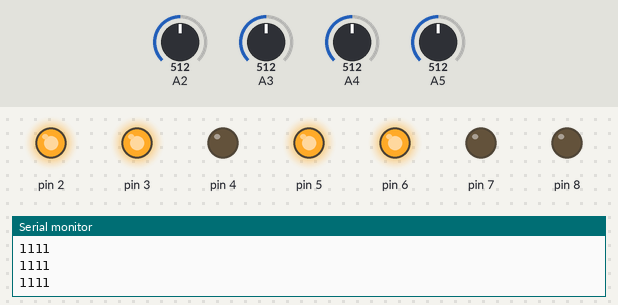
Recording of a sketch running on a simulated Arduino Uno, built with avr-gcc and run on an emulated ATmega328P. On the bench: output pins drawn as LEDs (lit = HIGH), the last lines printed to the serial monitor. The inputs (shaded band) are chosen by the test bench; at power-on: A2 = 512, A3 = 512, A4 = 512, A5 = 512.

Above: at 1.9 s.
2.0 s: A2 set to 265
3.5 s: A2 set to 240
At 4.5 s:
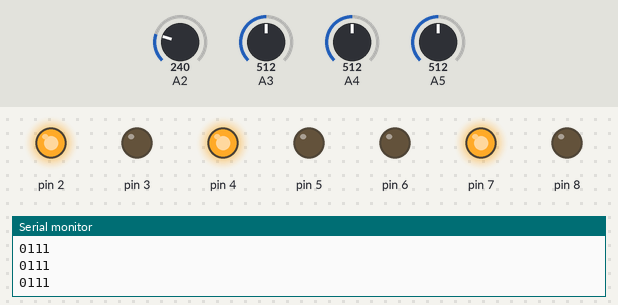
5.2 s: A3 set to 266
6.7 s: A3 set to 238
At 7.1 s:
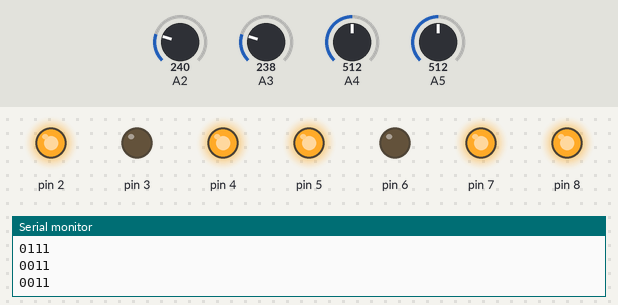
8.2 s: A4 set to 266
9.7 s: A4 set to 241
At 10.8 s:
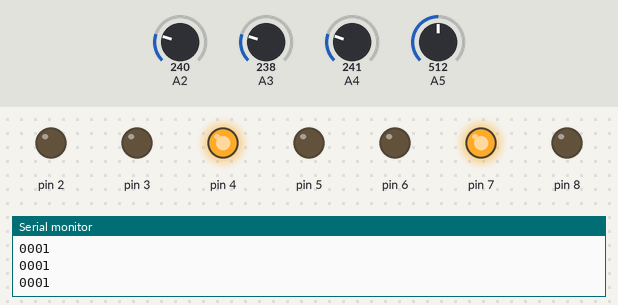
Timing chart, 0 to 12.2 s (numbered marks = the images above; inputs shaded):
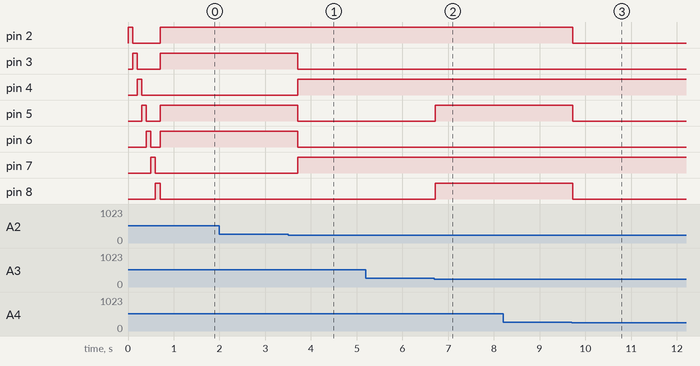

The sketch:

sevensegment.ino
```cpp
/* sevensegment.ino
 *
 *  Code for the second of two arduinos.
 *  It reads the output value of a binary adder,
 *  converts it to decimal and writes the value
 *  to a sevensegment display
 *
 *  Coded by lrshsl and cmsuisse (github.com)
 */


// Pins of sevensegment display
const uint8_t sevenSegPins[] {2, 3, 4, 5, 6, 7, 8};

// Input pins
const uint8_t analogInputPins[] {A2, A3, A4, A5};

// Lookup table for sevensegment display
const uint8_t graphics_buffer[18][7] = {
  {1,1,1,0,1,1,1},  // 0
  {0,0,1,0,0,1,0},  // 1
  {1,0,1,1,1,0,1},  // 2
  {1,0,1,1,0,1,1},  // 3
  {0,1,1,1,0,1,0},  // 4
  {1,1,0,1,0,1,1},  // 5
  {1,1,0,1,1,1,1},  // 6
  {1,0,1,0,0,1,0},  // 7
  {1,1,1,1,1,1,1},  // 8
  {1,1,1,1,0,1,1},  // 9

  {1,1,1,1,1,1,0},  // A  (10)
  {0,1,0,1,1,1,1},  // b  (11)
  {1,1,0,0,1,0,1},  // C  (12)
  {0,0,1,1,1,1,1},  // d  (13)
  {1,1,0,1,1,0,1},  // E  (14)
  {1,1,0,1,1,0,0},  // F  (15)

  {0,0,0,0,0,0,0},  // All LOW
  {1,1,1,1,1,1,1}   // All HIGH
};


// Entry point
void setup()
{
  // Start void loop
  Serial.begin(9600);  // IMPORTANT!!!!

  // Pin Setup
  for (uint8_t pin : sevenSegPins){
    pinMode(pin, OUTPUT);

    digitalWrite(pin, HIGH);  // Short comfirmation flashing
    delay(100);
    digitalWrite(pin, LOW);
  }

  Serial.println("Setup complete");
}


// Main loop
void loop()
{
  // Read from input pins
  uint8_t binaryReads[4];

  for (uint8_t i=0; i<4; i++) {
    binaryReads[i] = convertAnalogToDigital(
      analogRead(analogInputPins[i])
    );
    Serial.print(binaryReads[i]);
  }
  Serial.println();

  // Convert to hexadecimal
  uint8_t decimalInput = binaryToDecimal(binaryReads);

  // Write result to sevensegment display
  showNumber(decimalInput);

  delay(300);  // Just in case..
}


// showNumberOnSevensegment
void showNumberOnSevensegment(
  const uint8_t outputPins[],
  uint8_t len,
  uint8_t n
) {
  for (uint8_t i; i<len; i++)
    digitalWrite(outputPins[i], graphics_buffer[n][i]);
}


// showNumber
void showNumber(uint8_t n)
{
  showNumberOnSevensegment(sevenSegPins, 7, n);
}


// convertAnalogToDigital
uint8_t convertAnalogToDigital(int analogInput)
{
  return analogInput > 256;

  /* // Short for:
   * if (analogInput > 256)
   *   return 1;
   * return 0;
   */
}


// binaryToDecimal
uint8_t binaryToDecimal(uint8_t binaryInput[])
{
  uint8_t decimalOutput = 0;

  for (uint8_t i=0; i<4; i++)
    decimalOutput = (decimalOutput << 1) + binaryInput[i];

  return decimalOutput;
}
```

Measured:
- the behaviour switches between 257 and 256 on A2 (found by bisection; images 0 and 1)
- the behaviour switches between 257 and 256 on A3 (found by bisection; images 1 and 2)
- the behaviour switches between 257 and 256 on A4 (found by bisection; images 2 and 3)
- after the input at 3.5 s, pin 3, pin 5, pin 6: HIGH → LOW after 0.21 s; pin 4, pin 7: LOW → HIGH after 0.21 s
- after the input at 6.7 s, pin 5, pin 8: LOW → HIGH at once
- after the input at 9.7 s, pin 2, pin 5, pin 8: HIGH → LOW at once
